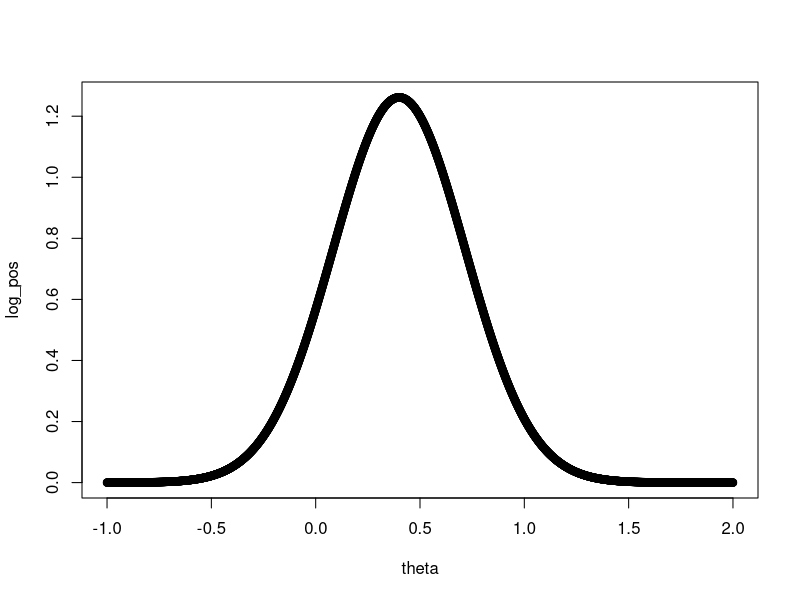
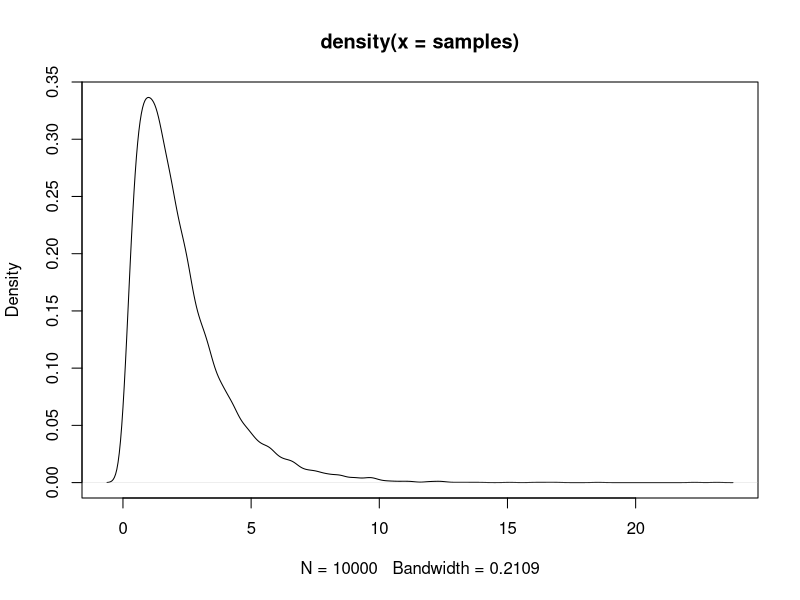

Write the R code that produced these figures, in order.
# Q3
log_posterior <- function(theta,n,sum_log)
{
  log_pos = -n*theta**2+2*sum_log*theta
  return(log_pos)
}

theta = seq(-1,2,0.001)
log_pos = exp(log_posterior(theta,5,2))
log_pos = log_pos/sum(log_pos)/0.001
plot(theta,log_pos)


# Q1
#b
y <- c(2.32,1.82,2.4,2.08,2.13)
n <- length(y)
theta <- rgamma(1e4,11,0.5+sum(y))
samples <- rgamma(1e4,2,rate = theta)
plot(density(samples))

# c
n_week = 30
n_draw = 1e4
history_res = matrix(nrow = n_draw,ncol=n_week)
for (i in 1:n_week) {
  thetas= rgamma(n_draw,11,0.5+sum(y))
  history_res[,i] = rgamma(n_draw,2,thetas)
}
mean(rowSums(history_res>2.4))

#d
loss <- function(alpha)
{
  x <- rep(0,n_draw)
  for (i in 1:n_draw) {
    x[i] = sum(history_res[i,] > 0.9 * log(alpha))
  }
  return(alpha+mean(x))
}

x1 <- c()
for (i in 1:1000) 
{
  x1 <- c(x1,loss(1+i/100))
}
1+which.min(x1)/100
